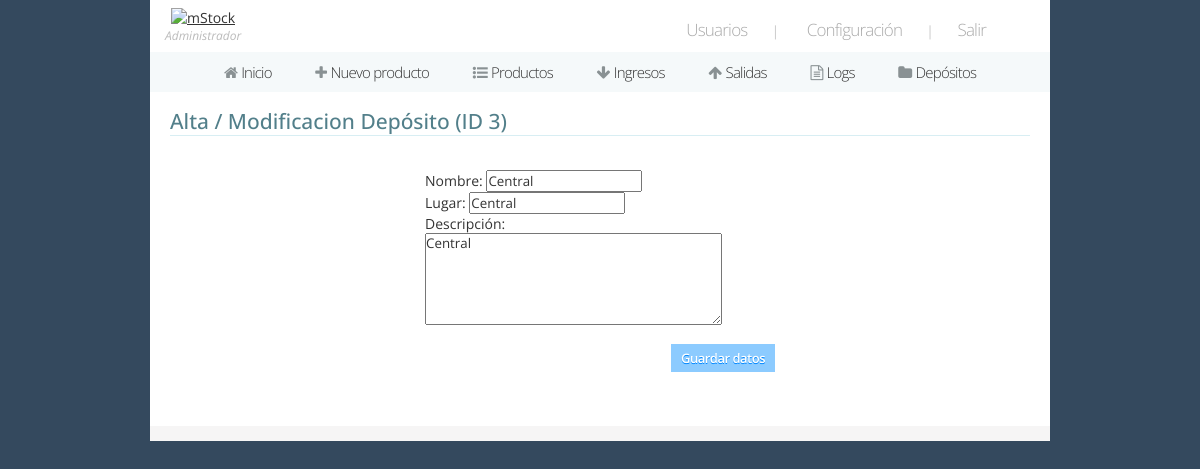
Screenshot of /deposito_ab/3 (signed in) with the database file from the repository.
### mystock/models.py (models this page shows, shortened)
class Rol(models.Model):
	name = models.CharField(max_length=20)

class Deposito(models.Model):
	name = models.CharField(max_length=200)
	place = models.CharField(max_length=200)
	descrp = models.CharField(max_length=400)
	date_added = models.DateField(auto_now=True)

### mystock/views.py (the view, shortened to what this page needs)
# urls.py: path('deposito_ab/<int:id>', deposito_ab, name = 'deposito_ab'),
@login_required
def deposito_ab(request, id):
	user = request.user
	usuario = Usuario.objects.get(id = user.id)
	if(usuario.role.id != 1 and usuario.role.id != 2):
		return(redirect('depositos'))
	if (request.method == 'GET'):
		if (id == 0):
			form = DepositoForm()
		else:
			deposito = Deposito.objects.get(pk = id)
			form = DepositoForm(initial={'id':deposito.pk, 'name':deposito.name, 'place':deposito.place, 'descrp':deposito.descrp})
		ctx = {'pagina':14,
			'datos':[usuario.role.id, usuario.role.name],
			'id':id,
			'form':form }
		return(render(request, 'deposito_ab.html', ctx))
	return(redirect('depositos'))

### mystock/forms.py
class DepositoForm(forms.ModelForm):
    class Meta:
        model = Deposito
        fields = ('name', 'place', 'descrp', 'id')
        labels = {
            'name':'Nombre',
            'place':'Lugar',
            'descrp':'Descripción',
            'id':'ID',
        }
        widgets = { 'descrp':forms.Textarea(attrs={'cols':'40', 'rows':'5'}),
                    'id':forms.TextInput(attrs={'readonly':'readonly'})
        }

### mystock/templates/deposito_ab.html (shortened to what this page needs)
{% extends 'header.html' %}
{% load static %}
{% block cuerpo %}
<div class="wrapper-pad">
	<h2>Alta / Modificacion Depósito (ID {{ id }})</h2>
	<div class="center">
		<div class="new-item form">
				<form method="post" action="" name="ab-deposito" enctype='multipart/form-data'>
					<br>
					{{ form.as_p }}
					<br>
					<input type="submit" name="deposito-submit" class="ni btn blue" value="Guardar datos" />
					<br><br>
				</form>
			</div>
		</div>
	</div>
	<div class="border" style="margin-bottom:30px;"></div>
</div>
{% endblock %}

### mystock/templates/header.html (shortened to what this page needs)
{% load static %}
<!DOCTYPE HTML>
<html>
	{% if pagina == 1%}
		<link type="text/css" rel="stylesheet" href="{% static 'media/css/home.css' %}" media="all" />
	{% else %}
		<link type="text/css" rel="stylesheet" href="{% static 'media/css/site.css' %}" media="all" />
		<link type="text/css" rel="stylesheet" href="{% static 'media/css/site-forms.css' %}" media="all" />
		<link type="text/css" rel="stylesheet" href="{% static 'media/css/site-responsive.css' %}" media="all" />
	{% endif %}
	<link href="https://maxcdn.bootstrapcdn.com/font-awesome/4.2.0/css/font-awesome.min.css" rel="stylesheet">
	<body>
		<div id="main-wrapper">
			<div id="header">
				<div class="left">
					<a href="https://google.com/" target='_blank'><img src="{% static 'mystock/logo3x.png' %}" width="150" height="50" alt="mStock" /></a>
					<div style="font-size:12px; font-style:italic;color:#bbb;">{{ datos.1 }}</div>
				</div>
				<div class="right">
					{% if datos.0 == 1 or datos.0 == 2 or datos.0 == 3 %}
						<a href="users.php" title="Users">Usuarios</a>|
					{% endif %}
					<a href="settings.php" title="Settings">Configuración</a>|
					<a href="{% url 'salir' %}" title="Logout">Salir</a>
				</div>
			</div>
			<div id="menu">
				<ul id="menuli">
					{% if datos.0 == 1 or datos.0 == 2 %}
						<li {% if pagina == 1 %} class="active" {% endif %}><a href="{% url 'home' %}" title="Home"><i class="fa fa-home"></i> Inicio</a></li>
					{% endif %}
					{% if datos.0 == 1 or datos.0 == 2 or datos.0 == 3 %}
						<li {% if pagina == 2 %} class="active" {% endif %}><a href="{% url 'producto_ab' 0 %}" title="New Producto"><i class="fa fa-plus"></i> Nuevo producto</a></li>
					{% endif %}
					<li {% if pagina == 3 %} class="active" {% endif %}><a href="{% url 'productos' 1 0 %}" title="Productos"><i class="fa fa-list-ul"></i> Productos</a></li>
					<li {% if pagina == 4 %} class="active" {% endif %}><a href="check-in.php" title="Check-In Producto"><i class="fa fa-arrow-down"></i> Ingresos</a></li>
					<li {% if pagina == 5 %} class="active" {% endif %}><a href="check-out.php" title="Check-Out Producto"><i class="fa fa-arrow-up"></i> Salidas</a></li>
					{% if datos.0 == 1 or datos.0e == 2 or datos.0 == 3 %}
						<li {% if pagina == 6 %} class="active" {% endif %}><a href="{% url 'logs' %}" title="Logs"><i class="fa fa-file-text-o"></i> Logs</a></li>
					{% endif %}
					<li {% if pagina == 7 %} class="active" {% endif %}><a href="{% url 'depositos' %}" title="Depósitos"><i class="fa fa-folder"></i> Depósitos</a></li>
				</ul>
			</div>
			{% block cuerpo %}
			{% endblock %}
	</body>
</html>

### mystock/static/media/css/site.css (style rules this page uses)
* { margin:0; padding:0; font-family:Open Sans; color:#333; outline:none; }
body, html { text-align:center; background-color:#34495e; width:100%; font-size:14px; }
.center { text-align:center; }
.border { width:100%; height:15px; background-color:#f6f5f5; }
a.btn, a.btn:active, a.btn:visited, input[type=submit].btn { text-decoration:none; font-size:13px; letter-spacing:-0.5px; padding:5px 10px; margin:-4px 10px 0 10px; font-weight:600; color:#FFF; border:none; }
.btn.blue { background-color:#8CCBFF; text-shadow:0 1px 0 #0087FF; }
h2 { display:inline-block; width:100%; text-align:left; border-bottom:1px solid #d8eef3; color:#527f8a; font-weight:500; margin:15px 0 5px 0; }
#main-wrapper { margin:0 auto; width:900px; background-color:#FFF; }
#main-wrapper .wrapper-pad { margin:0; padding:0 20px; }
#header .left { float:left; padding:8px 0 0 15px; }
#header .right { float:right; margin:18px 40px 0 0; color:#aaa; font-weight:300; }
#header .right a, #header .right a:active, #header .right a:visited { font-weight:300; font-size:17px; color:#aaa; text-decoration:none; letter-spacing:-0.8px; }
#header .right a { margin-right:24px; margin-left:24px; }
#header .right a:first-child { margin-right:24px; }
#header .right a:last-child { margin-left:20px; }
#menu { width:100%; margin-top:8px; background-color:#f5f9fa; }
#menu ul#menuli { list-style:none; }
#menu ul#menuli li { display:inline-block; margin:0; }
#menu ul#menuli li a { padding:10px 20px; display:inline-block; font-weight:300; font-size:15px; letter-spacing:-0.8px; text-decoration:none; color:#333; margin:0; }
#menu ul#menuli li a i { margin-right:1px; color:#899193; }

### mystock/static/media/css/site-forms.css (style rules this page uses)
#main-wrapper .form { margin:10px auto auto auto; width:350px; text-align:left; }
#main-wrapper input[type=submit].ni { float:right; margin-right:0px; }

### rows the page displays
Rol: name "Administrador"
Deposito: name "Central", place "Central", descrp "Central"

### other values shown
{{ id }} "3"
